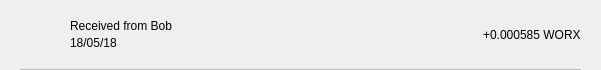
<?xml version="1.0" encoding="UTF-8"?>
<ui version="4.0">
 <class>TxRow</class>
 <widget class="QWidget" name="TxRow">
  <property name="geometry">
   <rect>
    <x>0</x>
    <y>0</y>
    <width>601</width>
    <height>70</height>
   </rect>
  </property>
  <property name="minimumSize">
   <size>
    <width>0</width>
    <height>40</height>
   </size>
  </property>
  <property name="windowTitle">
   <string>Form</string>
  </property>
  <layout class="QVBoxLayout" name="verticalLayout_3">
   <property name="spacing">
    <number>0</number>
   </property>
   <property name="leftMargin">
    <number>0</number>
   </property>
   <property name="topMargin">
    <number>0</number>
   </property>
   <property name="rightMargin">
    <number>0</number>
   </property>
   <property name="bottomMargin">
    <number>0</number>
   </property>
   <item>
    <widget class="QWidget" name="rowContainer" native="true">
     <layout class="QVBoxLayout" name="verticalLayout_2">
      <property name="spacing">
       <number>9</number>
      </property>
      <property name="leftMargin">
       <number>20</number>
      </property>
      <property name="topMargin">
       <number>9</number>
      </property>
      <property name="rightMargin">
       <number>20</number>
      </property>
      <property name="bottomMargin">
       <number>0</number>
      </property>
      <item>
       <widget class="QFrame" name="frame">
        <property name="styleSheet">
         <string notr="true">border:none;</string>
        </property>
        <property name="frameShape">
         <enum>QFrame::StyledPanel</enum>
        </property>
        <property name="frameShadow">
         <enum>QFrame::Raised</enum>
        </property>
        <layout class="QHBoxLayout" name="horizontalLayout" stretch="0,2,0">
         <property name="leftMargin">
          <number>0</number>
         </property>
         <property name="topMargin">
          <number>0</number>
         </property>
         <property name="rightMargin">
          <number>0</number>
         </property>
         <property name="bottomMargin">
          <number>0</number>
         </property>
         <item>
          <widget class="QPushButton" name="icon">
           <property name="styleSheet">
            <string notr="true">border:none;</string>
           </property>
           <property name="text">
            <string/>
           </property>
           <property name="iconSize">
            <size>
             <width>24</width>
             <height>24</height>
            </size>
           </property>
          </widget>
         </item>
         <item>
          <layout class="QVBoxLayout" name="verticalLayout">
           <property name="spacing">
            <number>3</number>
           </property>
           <property name="leftMargin">
            <number>12</number>
           </property>
           <item>
            <widget class="QLabel" name="lblAddress">
             <property name="styleSheet">
              <string notr="true"/>
             </property>
             <property name="text">
              <string>Received from Bob</string>
             </property>
             <property name="alignment">
              <set>Qt::AlignBottom|Qt::AlignLeading|Qt::AlignLeft</set>
             </property>
            </widget>
           </item>
           <item>
            <widget class="QLabel" name="lblDate">
             <property name="styleSheet">
              <string notr="true"/>
             </property>
             <property name="text">
              <string>18/05/18</string>
             </property>
             <property name="alignment">
              <set>Qt::AlignLeading|Qt::AlignLeft|Qt::AlignTop</set>
             </property>
            </widget>
           </item>
          </layout>
         </item>
         <item>
          <widget class="QLabel" name="lblAmount">
           <property name="styleSheet">
            <string notr="true"/>
           </property>
           <property name="text">
            <string>+0.000585 WORX</string>
           </property>
          </widget>
         </item>
        </layout>
       </widget>
      </item>
      <item>
       <widget class="QLabel" name="lblDivisory">
        <property name="minimumSize">
         <size>
          <width>0</width>
          <height>1</height>
         </size>
        </property>
        <property name="maximumSize">
         <size>
          <width>16777215</width>
          <height>1</height>
         </size>
        </property>
        <property name="styleSheet">
         <string notr="true">background-color:#bababa;</string>
        </property>
        <property name="text">
         <string/>
        </property>
        <property name="alignment">
         <set>Qt::AlignBottom|Qt::AlignLeading|Qt::AlignLeft</set>
        </property>
       </widget>
      </item>
     </layout>
    </widget>
   </item>
  </layout>
 </widget>
 <resources/>
 <connections/>
</ui>
